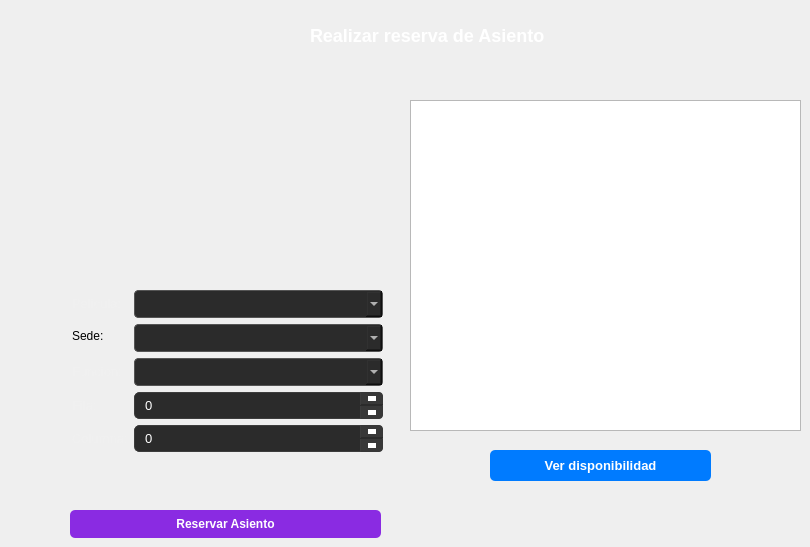
        <widget class="QWidget" name="tab_9">
         <attribute name="title">
          <string>Reservar Asiento</string>
         </attribute>
         <widget class="QLabel" name="label_29">
          <property name="geometry">
           <rect>
            <x>310</x>
            <y>10</y>
            <width>261</width>
            <height>51</height>
           </rect>
          </property>
          <property name="font">
           <font>
            <pointsize>-1</pointsize>
            <bold>true</bold>
           </font>
          </property>
          <property name="styleSheet">
           <string notr="true">QLabel {
    color: #ffffff; /* Blanco puro para destacar más */
    font-size: 18px; /* Tamaño de letra más grande */
    font-weight: bold; /* Negrita */
}</string>
          </property>
          <property name="text">
           <string>Realizar reserva de Asiento</string>
          </property>
         </widget>
         <widget class="QTableWidget" name="tblMapaAsientos">
          <property name="geometry">
           <rect>
            <x>410</x>
            <y>100</y>
            <width>391</width>
            <height>331</height>
           </rect>
          </property>
         </widget>
         <widget class="QPushButton" name="btnVerDisponibilidad">
          <property name="geometry">
           <rect>
            <x>490</x>
            <y>450</y>
            <width>221</width>
            <height>31</height>
           </rect>
          </property>
          <property name="styleSheet">
           <string notr="true">QPushButton {
    background-color: #007bff;
    color: white;
    border-radius: 5px;

    font-weight: bold;
    font-size: 13px; /* Opcional: letra ligeramente más grande */
}
QPushButton:hover {
    background-color: #0056b3; /* Azul más profundo al interactuar */
}</string>
          </property>
          <property name="text">
           <string>Ver disponibilidad</string>
          </property>
         </widget>
         <widget class="QWidget" name="formLayoutWidget_4">
          <property name="geometry">
           <rect>
            <x>72</x>
            <y>290</y>
            <width>311</width>
            <height>180</height>
           </rect>
          </property>
          <layout class="QFormLayout" name="formLayout_4">
           <item row="0" column="0">
            <widget class="QLabel" name="label_30">
             <property name="styleSheet">
              <string notr="true">QLabel {
    color: #f0f0f0; /* Un blanco/gris muy claro para no cansar la vista */
    font-family: &quot;Segoe UI&quot;, Helvetica, Arial, sans-serif; /* Tipografía moderna y limpia */
    font-size: 13px; /* Tamaño estándar legible */
    background-color: transparent; /* Transparente para que se vea tu fondo oscuro */
    border: none;
}</string>
             </property>
             <property name="text">
              <string>Pelicula:</string>
             </property>
            </widget>
           </item>
           <item row="0" column="1">
            <widget class="QComboBox" name="cbPeliculasDisponibles">
             <property name="styleSheet">
              <string notr="true">QComboBox {
    background-color: #2b2b2b; /* Fondo gris oscuro */
    color: white;              /* Texto blanco */
    border: 1px solid #555555; /* Borde gris sutil */
    border-radius: 4px;        /* Bordes ligeramente redondeados */
    padding: 5px;              /* Espacio interno para que el texto respire */
}

QComboBox:hover {
    border: 1px solid #888888; /* El borde se ilumina un poco al pasar el ratón */
}

/* Estilo de la lista que se abre hacia abajo */
QComboBox QAbstractItemView {
    background-color: #2b2b2b; 
    color: white;              
    selection-background-color: #0984e3; /* Fondo azul (mismo del botón) al seleccionar */
    selection-color: white;
}</string>
             </property>
            </widget>
           </item>
           <item row="2" column="0">
            <widget class="QLabel" name="label_10">
             <property name="styleSheet">
              <string notr="true">QLabel {
    color: #f0f0f0; /* Un blanco/gris muy claro para no cansar la vista */
    font-family: &quot;Segoe UI&quot;, Helvetica, Arial, sans-serif; /* Tipografía moderna y limpia */
    font-size: 13px; /* Tamaño estándar legible */
    background-color: transparent; /* Transparente para que se vea tu fondo oscuro */
    border: none;
}</string>
             </property>
             <property name="text">
              <string>Funcion:</string>
             </property>
            </widget>
           </item>
           <item row="2" column="1">
            <widget class="QComboBox" name="cbFuncionesDisponibles">
             <property name="styleSheet">
              <string notr="true">QComboBox {
    background-color: #2b2b2b; /* Fondo gris oscuro */
    color: white;              /* Texto blanco */
    border: 1px solid #555555; /* Borde gris sutil */
    border-radius: 4px;        /* Bordes ligeramente redondeados */
    padding: 5px;              /* Espacio interno para que el texto respire */
}

QComboBox:hover {
    border: 1px solid #888888; /* El borde se ilumina un poco al pasar el ratón */
}

/* Estilo de la lista que se abre hacia abajo */
QComboBox QAbstractItemView {
    background-color: #2b2b2b; 
    color: white;              
    selection-background-color: #0984e3; /* Fondo azul (mismo del botón) al seleccionar */
    selection-color: white;
}</string>
             </property>
            </widget>
           </item>
           <item row="3" column="0">
            <widget class="QLabel" name="label_12">
             <property name="styleSheet">
              <string notr="true">QLabel {
    color: #f0f0f0; /* Un blanco/gris muy claro para no cansar la vista */
    font-family: &quot;Segoe UI&quot;, Helvetica, Arial, sans-serif; /* Tipografía moderna y limpia */
    font-size: 13px; /* Tamaño estándar legible */
    background-color: transparent; /* Transparente para que se vea tu fondo oscuro */
    border: none;
}</string>
             </property>
             <property name="text">
              <string>Fila:</string>
             </property>
            </widget>
           </item>
           <item row="3" column="1">
            <widget class="QSpinBox" name="spinReservaFila">
             <property name="styleSheet">
              <string notr="true">/* Campo principal */
QSpinBox {
    background-color: #2b2b2b;
    border: 1px solid #3d3d3d;
    border-radius: 5px;
    color: #ffffff;
    padding: 4px 8px;
    font-size: 13px;
}

QSpinBox:focus {
    border: 1px solid #1E90FF;
}

/* Contenedor del botón superior */
QSpinBox::up-button {
    subcontrol-origin: border;
    subcontrol-position: top right;
    width: 22px;
    background-color: #383838;
    border-top-right-radius: 4px;
    border-left: 1px solid #3d3d3d;
    border-bottom: 1px solid #2b2b2b;
}

QSpinBox::up-button:hover {
    background-color: #1E90FF;
}

QSpinBox::up-button:pressed {
    background-color: #1674cc;
}

/* Triángulo Arriba mediante bordes puros */
QSpinBox::up-arrow {
    width: 0px;
    height: 0px;
    border-left: 4px solid transparent;
    border-right: 4px solid transparent;
    border-bottom: 5px solid #ffffff;
}

/* Contenedor del botón inferior */
QSpinBox::down-button {
    subcontrol-origin: border;
    subcontrol-position: bottom right;
    width: 22px;
    background-color: #383838;
    border-bottom-right-radius: 4px;
    border-left: 1px solid #3d3d3d;
}

QSpinBox::down-button:hover {
    background-color: #1E90FF;
}

QSpinBox::down-button:pressed {
    background-color: #1674cc;
}

/* Triángulo Abajo mediante bordes puros */
QSpinBox::down-arrow {
    width: 0px;
    height: 0px;
    border-left: 4px solid transparent;
    border-right: 4px solid transparent;
    border-top: 5px solid #ffffff;
}</string>
             </property>
            </widget>
           </item>
           <item row="4" column="0">
            <widget class="QLabel" name="label_13">
             <property name="styleSheet">
              <string notr="true">QLabel {
    color: #f0f0f0; /* Un blanco/gris muy claro para no cansar la vista */
    font-family: &quot;Segoe UI&quot;, Helvetica, Arial, sans-serif; /* Tipografía moderna y limpia */
    font-size: 13px; /* Tamaño estándar legible */
    background-color: transparent; /* Transparente para que se vea tu fondo oscuro */
    border: none;
}</string>
             </property>
             <property name="text">
              <string>Columna:</string>
             </property>
            </widget>
           </item>
           <item row="4" column="1">
            <widget class="QSpinBox" name="spinReservaColumna">
             <property name="styleSheet">
              <string notr="true">/* Campo principal */
QSpinBox {
    background-color: #2b2b2b;
    border: 1px solid #3d3d3d;
    border-radius: 5px;
    color: #ffffff;
    padding: 4px 8px;
    font-size: 13px;
}

QSpinBox:focus {
    border: 1px solid #1E90FF;
}

/* Contenedor del botón superior */
QSpinBox::up-button {
    subcontrol-origin: border;
    subcontrol-position: top right;
    width: 22px;
    background-color: #383838;
    border-top-right-radius: 4px;
    border-left: 1px solid #3d3d3d;
    border-bottom: 1px solid #2b2b2b;
}

QSpinBox::up-button:hover {
    background-color: #1E90FF;
}

QSpinBox::up-button:pressed {
    background-color: #1674cc;
}

/* Triángulo Arriba mediante bordes puros */
QSpinBox::up-arrow {
    width: 0px;
    height: 0px;
    border-left: 4px solid transparent;
    border-right: 4px solid transparent;
    border-bottom: 5px solid #ffffff;
}

/* Contenedor del botón inferior */
QSpinBox::down-button {
    subcontrol-origin: border;
    subcontrol-position: bottom right;
    width: 22px;
    background-color: #383838;
    border-bottom-right-radius: 4px;
    border-left: 1px solid #3d3d3d;
}

QSpinBox::down-button:hover {
    background-color: #1E90FF;
}

QSpinBox::down-button:pressed {
    background-color: #1674cc;
}

/* Triángulo Abajo mediante bordes puros */
QSpinBox::down-arrow {
    width: 0px;
    height: 0px;
    border-left: 4px solid transparent;
    border-right: 4px solid transparent;
    border-top: 5px solid #ffffff;
}</string>
             </property>
            </widget>
           </item>
           <item row="1" column="0">
            <widget class="QLabel" name="lblSedeReserva">
             <property name="text">
              <string>Sede:</string>
             </property>
            </widget>
           </item>
           <item row="1" column="1">
            <widget class="QComboBox" name="cmbSedeReserva">
             <property name="styleSheet">
              <string notr="true">QComboBox {
    background-color: #2b2b2b; /* Fondo gris oscuro */
    color: white;              /* Texto blanco */
    border: 1px solid #555555; /* Borde gris sutil */
    border-radius: 4px;        /* Bordes ligeramente redondeados */
    padding: 5px;              /* Espacio interno para que el texto respire */
}

QComboBox:hover {
    border: 1px solid #888888; /* El borde se ilumina un poco al pasar el ratón */
}

/* Estilo de la lista que se abre hacia abajo */
QComboBox QAbstractItemView {
    background-color: #2b2b2b; 
    color: white;              
    selection-background-color: #0984e3; /* Fondo azul (mismo del botón) al seleccionar */
    selection-color: white;
}</string>
             </property>
            </widget>
           </item>
          </layout>
         </widget>
         <widget class="QPushButton" name="btnReservar">
          <property name="geometry">
           <rect>
            <x>70</x>
            <y>510</y>
            <width>311</width>
            <height>28</height>
           </rect>
          </property>
          <property name="styleSheet">
           <string notr="true">QPushButton {
    background-color: #8A2BE2;
    color: white;
    border-radius: 5px;
    padding: 6px;
    font-weight: bold;
}
QPushButton:hover {
    background-color: #0f5091; 
}</string>
          </property>
          <property name="text">
           <string>Reservar Asiento</string>
          </property>
         </widget>
         <widget class="QLabel" name="label_52">
          <property name="geometry">
           <rect>
            <x>110</x>
            <y>90</y>
            <width>201</width>
            <height>181</height>
           </rect>
          </property>
          <property name="text">
           <string/>
          </property>
          <property name="pixmap">
           <pixmap resource="images.qrc">:/imgCinema.png</pixmap>
          </property>
          <property name="scaledContents">
           <bool>true</bool>
          </property>
         </widget>
        </widget>
